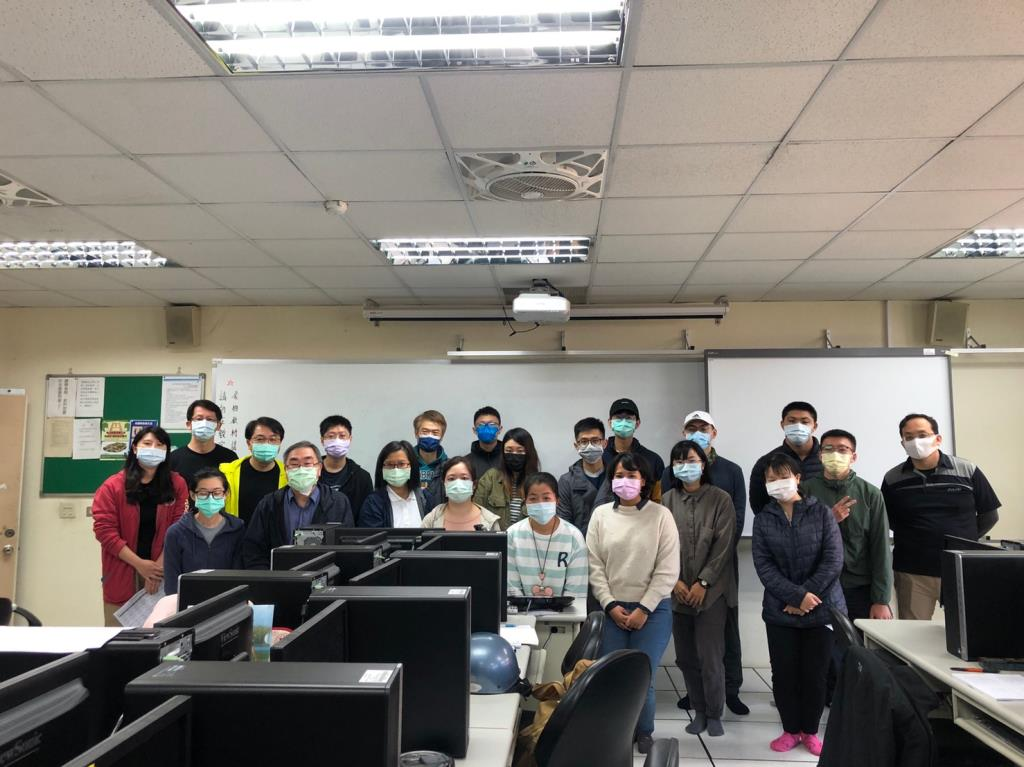
#> input picture ALL01.jpg, 1024 x 767 px
$ python test06_02_COLOR.py
#> lines starting #> are read from the running program, lines starting #| are printed output that depends on the picture
# 把numpy簡寫成np
import numpy as np
# opencv
import cv2

# import matplotlib.pyplot as plt
from matplotlib import pyplot as plt

# 9.4_拆顏色通道


img = cv2.imread('ALL01.jpg',1)
#> img is the input picture: shape (767, 1024, 3); mean B, G, R 117.7, 124.5, 129.4
b=cv2.imread('ALL01.jpg',1)
# b[:,:,0]=0
# b[:,:,1]=0
b[100:200,100:200,0]=0
b[300:500,600:800,1]=0
b[500:600,300:500,2]=0
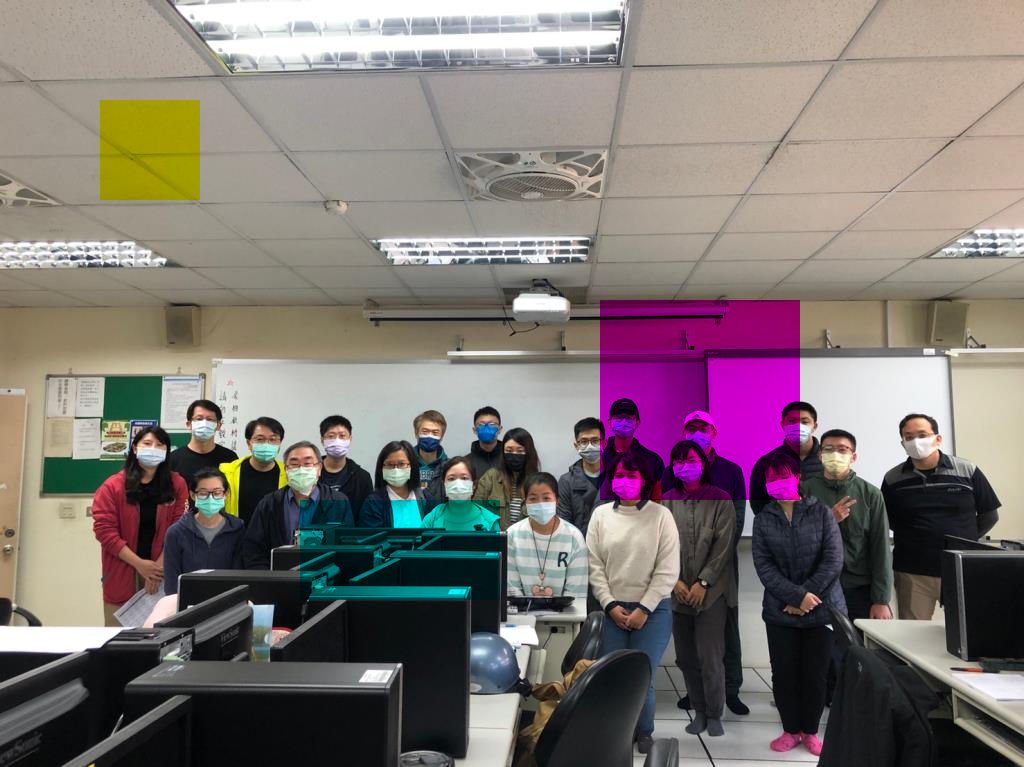
#> b: shape (767, 1024, 3); mean B, G, R 115.9, 118.1, 127.6
print(b)
#> (printed output is left out)


# [11 lines of commented-out code are left out]
cv2.namedWindow('image', cv2.WINDOW_NORMAL)
cv2.imshow('image',img)
# plt.show()

# plt.imshow(b)
cv2.namedWindow('b', cv2.WINDOW_NORMAL)
cv2.imshow('b',b)

cv2.waitKey(0)
cv2.destroyAllWindows()

# cv2.namedWindow('image')

$ run again, with test14_01.JPG copied over ALL01.jpg
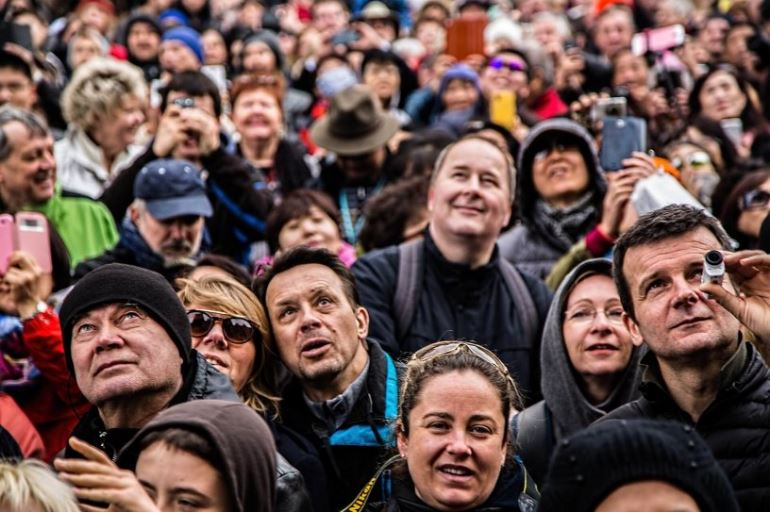
#> input picture test14_01.JPG, 770 x 515 px
#> img is the input picture: shape (515, 770, 3); mean B, G, R 77.9, 82, 105.7
#> `b[500:600,300:500,2]=0`:
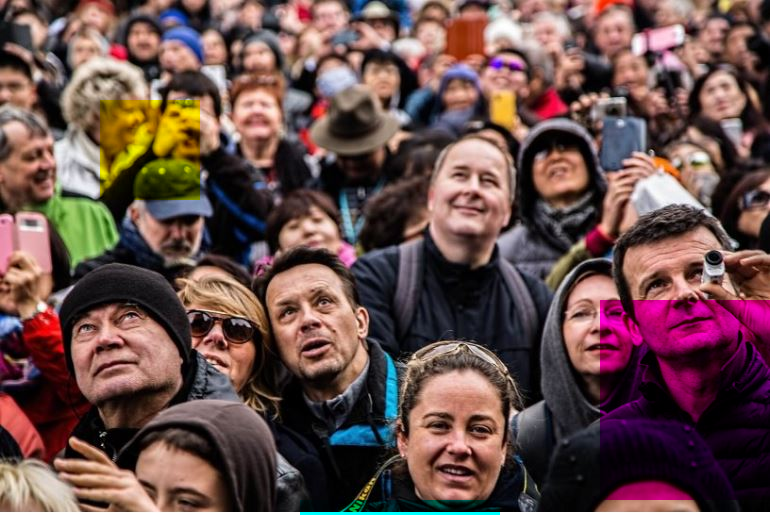
#> b: shape (515, 770, 3); mean B, G, R 75.4, 77.8, 105.1
#> (printed output is left out)
